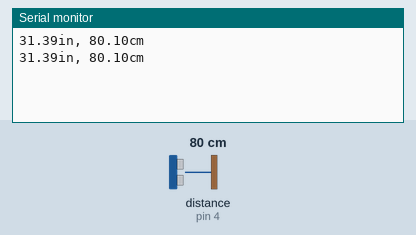
The sketch below on a simulated Arduino Uno, built with avr-gcc and run on an emulated ATmega328P. On the bench: the last lines printed to the serial monitor. Wiring (inferred from the names in the program): ultrasonic range finder: trigger pin 2; echo pin 4. The test bench sets the inputs (shaded band); at power-on: distance to the obstacle (sensor on pin 4) 80 cm. The echo pulse lasts 58.3 µs per cm.

Above: at 2.8 s.
2.9 s: distance to the obstacle (sensor on pin 4) set to 2 cm
At 5.1 s:
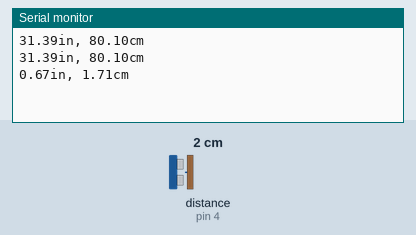
5.6 s: distance to the obstacle (sensor on pin 4) set to 4 cm
At 6.7 s:
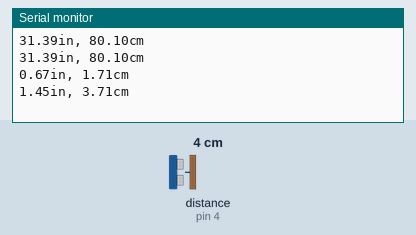
Timing chart, 0 to 8.6 s (numbered marks = the images above; inputs shaded):
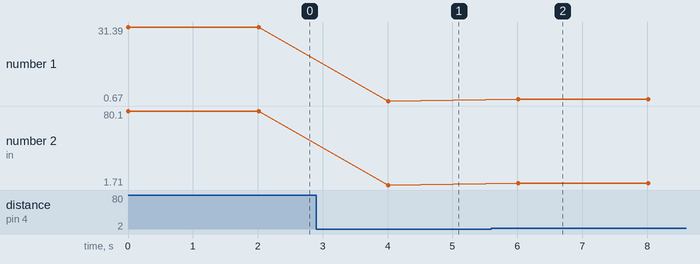

The sketch:

Distance_Measurement.ino
```cpp
const int trigPin = 2;
const int echoPin = 4;
void setup() {
Serial.begin(9600);}
void loop()
{
float duration, inches, cm;
pinMode(trigPin, OUTPUT);
digitalWrite(trigPin, LOW);
delayMicroseconds(2);
digitalWrite(trigPin, HIGH);
delayMicroseconds(5);
digitalWrite(trigPin, LOW);
pinMode(echoPin, INPUT);
duration = pulseIn(echoPin, HIGH);
inches = microsecondsToInches(duration);
cm = microsecondsToCentimeters(duration);
Serial.print(inches);
Serial.print("in, ");
Serial.print(cm);
Serial.print("cm");
Serial.println();
delay(2000);
}
float microsecondsToInches(float microseconds)
{return microseconds / 74 / 2;
}
float microsecondsToCentimeters(float microseconds)
{return microseconds / 29 / 2;}
```

Measured:
- after the input at 2.9 s, the serial monitor: prints a new line after 1.1 s (image 1)
- after the input at 5.6 s, the serial monitor: prints a new line after 0.41 s (image 2)
- plotted number 1: 31.39 → 0.67 after the input at 2.9 s, 0.67 → 1.45 after the input at 5.6 s
- plotted number 2: 80.1 → 1.71 after the input at 2.9 s, 1.71 → 3.71 after the input at 5.6 s
